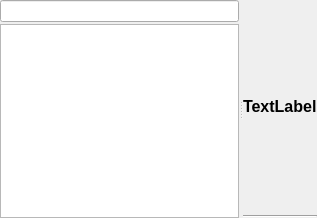
<?xml version="1.0" encoding="UTF-8"?>
<ui version="4.0">
 <class>TreeWidgetDialog</class>
 <widget class="QDialog" name="TreeWidgetDialog">
  <property name="geometry">
   <rect>
    <x>0</x>
    <y>0</y>
    <width>317</width>
    <height>218</height>
   </rect>
  </property>
  <property name="windowTitle">
   <string>Dialog</string>
  </property>
  <layout class="QVBoxLayout" name="verticalLayout_3">
   <property name="spacing">
    <number>2</number>
   </property>
   <property name="margin">
    <number>0</number>
   </property>
   <item>
    <widget class="QSplitter" name="splitter">
     <property name="orientation">
      <enum>Qt::Horizontal</enum>
     </property>
     <widget class="QWidget" name="verticalLayoutWidget">
      <layout class="QVBoxLayout" name="treeLayout">
       <property name="spacing">
        <number>2</number>
       </property>
       <item>
        <widget class="QLineEdit" name="lineEditFilter"/>
       </item>
       <item>
        <widget class="QTreeView" name="treeView">
         <property name="headerHidden">
          <bool>true</bool>
         </property>
        </widget>
       </item>
      </layout>
     </widget>
     <widget class="QWidget" name="verticalLayoutWidget_2">
      <layout class="QVBoxLayout" name="widgetsLayout">
       <property name="spacing">
        <number>2</number>
       </property>
       <item>
        <widget class="QLabel" name="textLabelTitle">
         <property name="font">
          <font>
           <pointsize>12</pointsize>
           <weight>75</weight>
           <bold>true</bold>
          </font>
         </property>
         <property name="text">
          <string>TextLabel</string>
         </property>
        </widget>
       </item>
       <item>
        <widget class="Line" name="line">
         <property name="orientation">
          <enum>Qt::Horizontal</enum>
         </property>
        </widget>
       </item>
      </layout>
     </widget>
    </widget>
   </item>
  </layout>
 </widget>
 <resources/>
 <connections/>
</ui>
